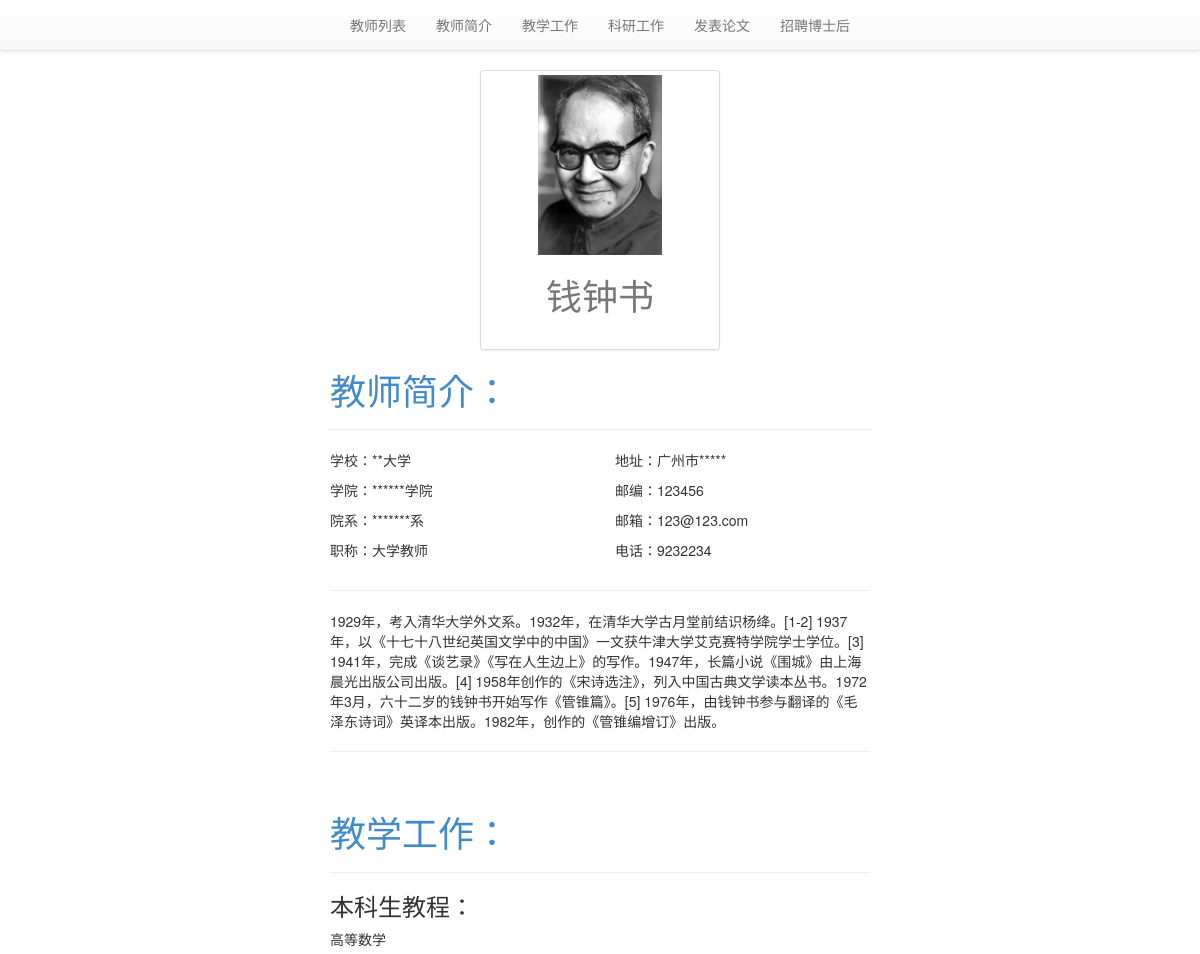
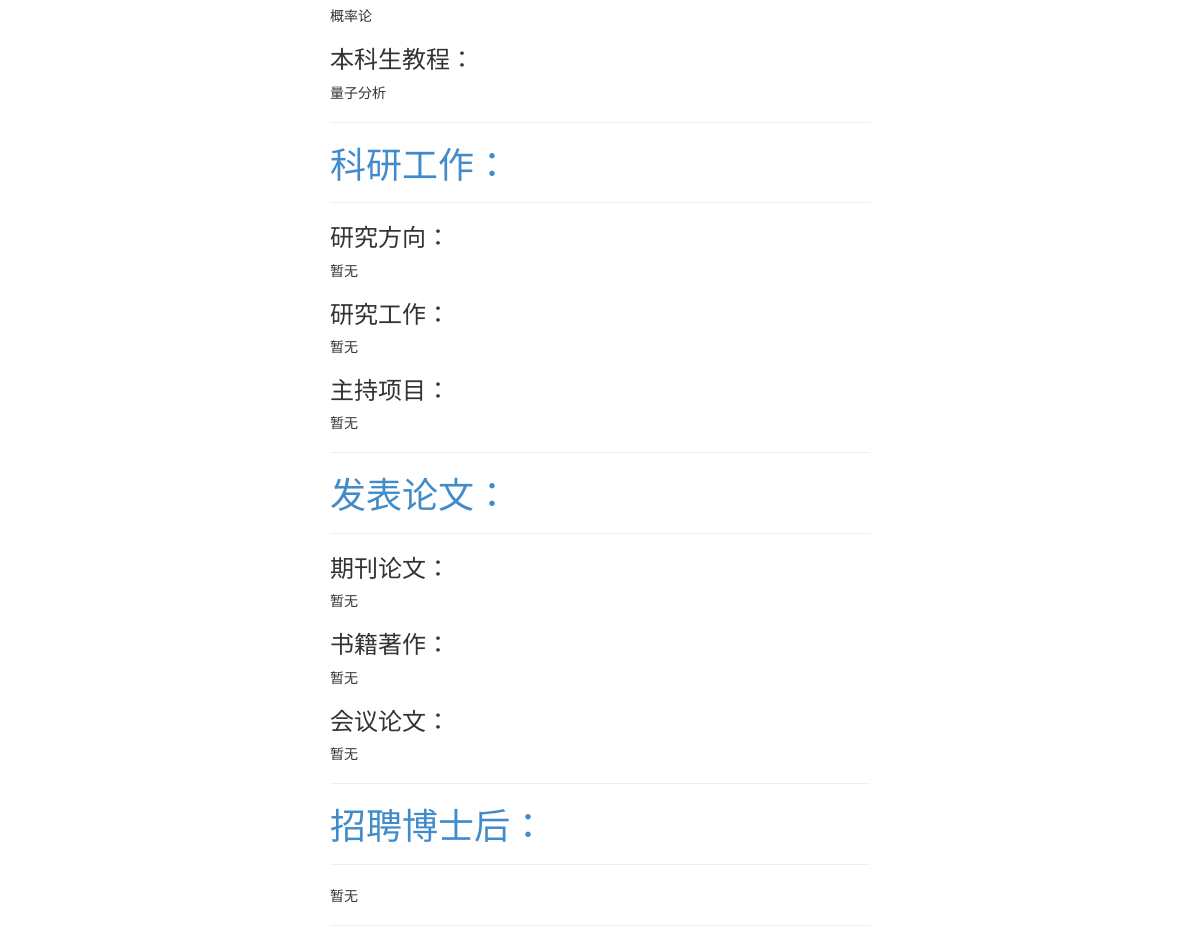
Screenshot of /Teachers/Qian-Zhong-Shu/ with the database file from the repository (2 pictures, top to bottom).
### Teachers/models.py (models this page shows, shortened)
class Teacher(models.Model):
    name = models.CharField(verbose_name = '姓名' ,max_length=30,default='')
    slug = models.SlugField(verbose_name = "链接别名",unique=True)
    image = models.ImageField(verbose_name = "头像",upload_to=upload_location,
            null=True,
            blank=True,
            width_field="width_field",
            height_field="height_field")
    height_field = models.IntegerField(verbose_name = "高度",default=0)
    width_field = models.IntegerField(verbose_name = "宽度",default=0)
    sex_choice = (("Male","男"),("Female","女"))
    sex = models.CharField(verbose_name = "性别",max_length=10,choices=sex_choice,default='Male')
    professional_title = models.CharField(verbose_name = "职称",max_length=120,default = '大学教师')
    address = models.CharField(verbose_name = "地址",max_length=120,default = '')
    college = models.CharField(verbose_name = "所在大学",max_length=30,default = '')
    academy = models.CharField(verbose_name = "学院",max_length=30,default = '')
    institution = models.CharField(verbose_name = "院系",max_length=30,default = '')
    post_number = models.IntegerField(verbose_name = "邮编号码",default = 0)
    phone_number =  models.CharField(verbose_name = "电话号码",max_length=30,default = '')
    mail = models.EmailField(verbose_name = "邮箱",max_length = 254)
    content = models.TextField(verbose_name = "简介",default = u'请输入简介')
    UG_lesson = models.TextField(verbose_name = '本科生课程',default='')
    PG_lesson =  models.TextField(verbose_name = '研究生课程',default='')
    research_direction =  models.TextField(verbose_name = '研究方向',default='')
    research =  models.TextField(verbose_name = '科研工作',default='')
    hold_project =  models.TextField(verbose_name = '主持科研项目',default='')
    papers =  models.TextField(verbose_name = '期刊论文',default='')
    books =  models.TextField(verbose_name = '书籍著作',default='')
    conference_papers =  models.TextField(verbose_name = '会议论文',default='')
    recruitment =  models.TextField(verbose_name = '招聘公告',default='')
    updated = models.DateTimeField(auto_now=True, auto_now_add=False)
    timestamp = models.DateTimeField(auto_now=False, auto_now_add=True)
    class Meta:
        ordering = ["-timestamp", "-updated"]

### Teachers/views.py (the view)
# urls.py: url(r'^(?P<slug>[\w-]+)/$', Teacher_detail, name='detail'),
def Teacher_detail(request, slug=None):
    instance = get_object_or_404(Teacher,slug=slug)
    context = {
		"name": instance.name,
		"instance": instance,
    }
    return render(request, "Teacher_detail.html", context)

### templates/Teacher_detail.html (shortened to what this page needs)
{% extends "base.html" %}
{% block content %}
{% include "detail_nav_bar.html" %}
<div class='col-sm-6 col-center-block'style="margin:0px auto auto auto">
    <div class="col-sm-6 col-center-block">
      <div class = 'thumbnail'>
       {% if instance.image %}
       <img src='{{ instance.image.url }}'/>
       {% endif %}
       <h1 align = 'center' >{{ instance.name }}</h1><br/>
    </div>
     </div>
<h1><a name = "intrudution">教师简介：</a></h1><hr/>
<div class = 'row'>
    <div class = 'col-sm-6'>
	<p>学校：{{instance.college}}</p>
	<p>学院：{{instance.academy}}</p>
	<p>院系：{{instance.institution}}</p>
	<p>职称：{{instance.professional_title}}</p>
    </div>
    <div class = 'col-sm-6'>
        <p>地址：{{instance.address}}</p>
        <p>邮编：{{instance.post_number}}</p>
        <p>邮箱：{{instance.mail}}</p>
        <p>电话：{{instance.phone_number}}</p>
    </div>
</div>
<hr/>
<div class='row'>
<div class='col-sm-12'>
{{ instance.content|linebreaks }}
<hr/>
<br/>
<h1><a name = "teaching">教学工作：</a></h1><hr/>
        {% if instance.UG_lesson%}
	<h3>本科生教程：</h3>
        <p>{{instance.UG_lesson|linebreaks}}</p>
        {%endif%}
      	{% if instance.PG_lesson%}
        <h3>本科生教程：</h3>
        <p>{{instance.PG_lesson|linebreaks}}</p>
        {%endif%}
        <hr/>
<h1><a name = "research">科研工作：</a></h1><hr/>
	{% if instance.research_direction%}
        	<h3>研究方向：</h3>
        	<p>{{instance.research_direction|linebreaks}}</p>
        {%endif%}
        {% if instance.research%}
        <h3>研究工作：</h3>
        <p>{{instance.research|linebreaks}}</p>
        {%endif%}
	{% if instance.hold_project%}
        <h3>主持项目：</h3>
        <p>{{instance.hold_project|linebreaks}}</p>
        {%endif%}
<hr/>
<h1><a name = "papers">发表论文：</a></h1><hr/>
	{% if instance.papers%}
                <h3>期刊论文：</h3>
                <p>{{instance.papers|linebreaks}}</p>
        {%endif%}
        {% if instance.books%}
        <h3>书籍著作：</h3>
        <p>{{instance.books|linebreaks}}</p>
        {%endif%}
        {% if instance.conference_papers%}
        <h3>会议论文：</h3>
        <p>{{instance.conference_papers|linebreaks}}</p>
        {%endif%}
<hr/>
<h1><a name = "recruitment">招聘博士后：</a></h1><hr/>
        {% if instance.recruitment%}
        <p>{{instance.recruitment|linebreaks}}</p>
        {%endif%}
<hr/>
</div>
</div>
</div>
{%endblock content%}

### static/css/base.css (style rules this page uses)
h1 { color: #777777; }
body { padding-top: 70px; }
.img-responsive, .thumbnail>img, .thumbnail a>img, .carousel-inner>.item>img, .carousel-inner>.item>a>img { display: block; max-width: 100%; height: 180; }

### templates/Teacher_detail.html (style rules this page uses)
.col-center-block { float: none; display: block; margin-left: auto; margin-right: auto; }

### rows the page displays
Teacher: image (picture), name "钱钟书", college "**大学", academy "******学院", institution "*******系", professional_title "大学教师", address "广州市*****", post_number "123456", mail "123@123.com", phone_number "9232234", content "1929年，考入清华大学外文系。1932年，在清华大学古月堂前结识杨绛。[1-2] 1937年，以《十七十八世纪英国文学中的中国》一文获牛津大学艾克赛特学院学士学位。[3] 1941年，完成《谈艺录》《写在人生边上》的写作。1947年，长篇小说《围城》由上海晨光出版公司出版。[4] 1958年创作的《宋诗选注》，列入中国古典文学读本丛书。1972年3月，六十二岁的钱钟书开始写作《管锥篇》。[5] 1976年，由钱钟书参与翻译的《毛泽东诗词》英译本出版。1982年，创作的《管锥编增订》出版。", UG_lesson "高等数学 概率论", PG_lesson "量子分析", research_direction "暂无", research "暂无", hold_project "暂无", papers "暂无", books "暂无", conference_papers "暂无", recruitment "暂无"
